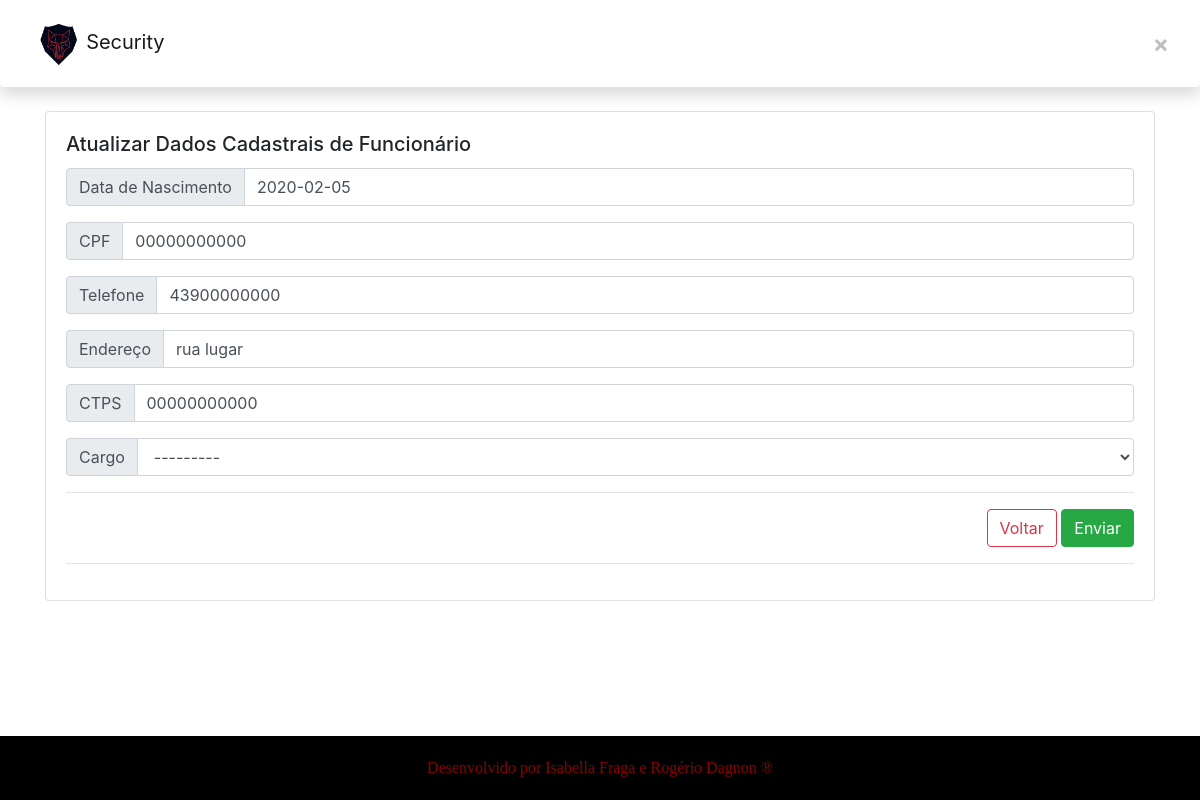
Before: /app1/funcionario/3 with the older database file.
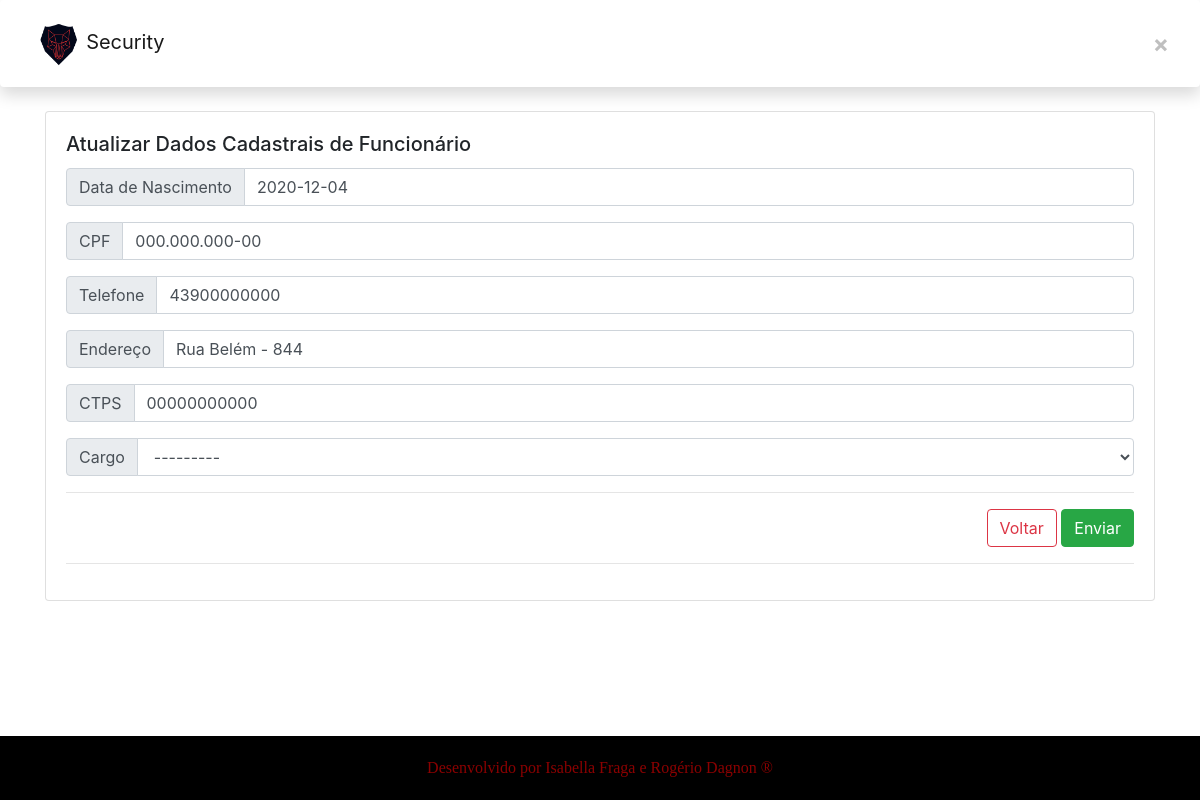
After: the same page with the newer database file.
### app1/models.py (models this page shows, shortened)
class Funcionario(models.Model):
    CARGO_CHOICES = [
        ["Técnico", "Técnico"],
        ["Vendedor", "Vendedor"],
        ["Gerente", "Gerente"]
    ]
    usuario = models.OneToOneField(User, on_delete=models.CASCADE, blank=False, null=True)
    CPF = models.CharField(max_length=14, blank=False, null=True)
    nascimento = models.DateField(blank=False, null=True)
    telefone = models.CharField(max_length=14, blank=False, null=True)
    endereco = models.CharField(max_length=150, blank=False, null=True)
    CTPS = models.CharField(max_length=11, blank=False, null=True)
    salario = models.DecimalField(max_digits=8, decimal_places=2, blank=False, null=True)
    admissao = models.DateField(auto_now=True, blank=False, null=True)
    cargo = models.CharField(max_length=8, blank=False, choices=CARGO_CHOICES, null=True)
    objetos = models.Manager()

### app1/views.py (the view)
# urls.py: path('funcionario/<pk>', FuncionarioUpdateView.as_view(), name="atualiza_funcionario"),
class FuncionarioUpdateView(UpdateView):
    template_name = "app3/funcionario/atualiza.html"
    model = Funcionario
    fields = '__all__'
    context_object_name = 'funcionario'
    success_url = reverse_lazy("app1:lista_funcionarios")

### app1/templates/app3/funcionario/atualiza.html (shortened to what this page needs)
{% extends "app3/_layouts/base.html" %}
{% load widget_tweaks %}
{% block conteudo %}
<div class="container mt-1 mb-5">
  <div class="row">
    <div class="col-lg-12 col-md-12 col-sm-12 col-xs-12">
      <div class="card">
        <div class="card-body">
          <h5 class="card-title">Atualizar Dados Cadastrais de Funcionário</h5>
          <form enctype="multipart/form-data" method="post">
                    <div class="input-group mb-3">
                         <div class="input-group-prepend">
                               <span class="input-group-text">Data de Nascimento</span>
                         </div>
                            {% render_field form.nascimento class+="form-control" %}
                    </div>
                    <div class="input-group mb-3">
                         <div class="input-group-prepend">
                               <span class="input-group-text">CPF</span>
                         </div>
                            {% render_field form.CPF class+="form-control" %}
                    </div>
                    <div class="input-group mb-3">
                         <div class="input-group-prepend">
                               <span class="input-group-text">Telefone</span>
                         </div>
                            {% render_field form.telefone class+="form-control" %}
                    </div>
                    <div class="input-group mb-3">
                         <div class="input-group-prepend">
                               <span class="input-group-text">Endereço</span>
                         </div>
                            {% render_field form.endereco class+="form-control" %}
                    </div>
                    <div class="input-group mb-3">
                         <div class="input-group-prepend">
                               <span class="input-group-text">CTPS</span>
                         </div>
                            {% render_field form.CTPS class+="form-control" %}
                    </div>
                    <div class="input-group mb-3">
                         <div class="input-group-prepend">
                               <span class="input-group-text">Cargo</span>
                         </div>
                            {% render_field form.cargo class+="form-control" %}
                    </div>
            <hr/>
            <div class="text-right">
              <a href="{% url 'app1:lista_funcionarios' %}" class="btn btn-outline-danger">Voltar</a>
              <button class="btn btn-success">Enviar</button>
            </div>
              <hr>
          </form>
        </div>
      </div>
    </div>
  </div>
</div>
{% endblock %}

Changed rows visible on the page:
changed Funcionario: nascimento "2020-02-05" → "2020-12-04"; CPF "00000000000" → "000.000.000-00"; endereco "rua lugar" → "Rua Belém - 844"
